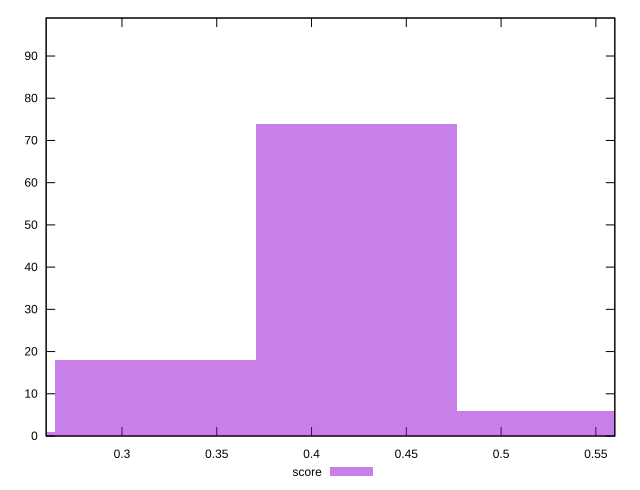

Generate this figure with gnuplot:
reset

$score <<EOF
0.5297290978478796 6
0.4237832782783037 74
0.31783745870872776 18
0.21189163913915185 1
EOF

set key outside below
set boxwidth 0.10594581956957592
set xrange [0.26:0.56]
set yrange [0:99]
set trange [0:99]
set style fill transparent solid 0.5 noborder
set terminal svg size 640, 490 enhanced background rgb 'white'
set output "reports/report_00027_2021-02-24T12-40-31.850Z/uses-http2/samples/card/score/histogram.svg"

plot $score title "score" with boxes

reset
